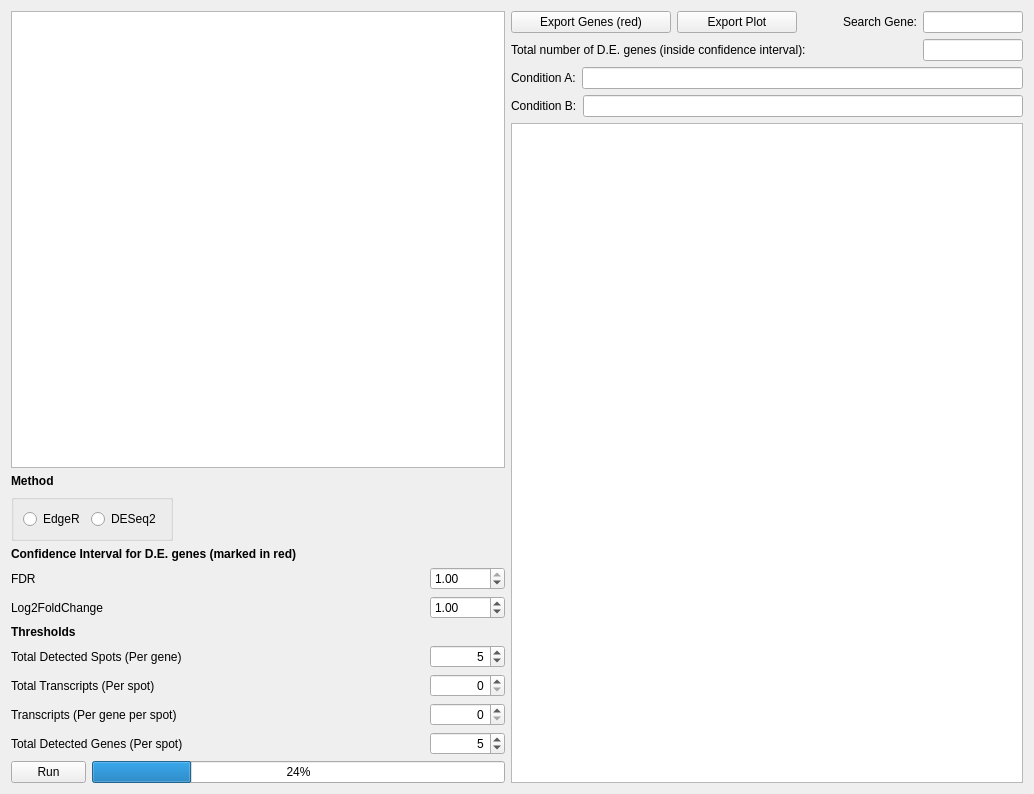
<?xml version="1.0" encoding="UTF-8"?>
<ui version="4.0">
 <class>analysisDEA</class>
 <widget class="QWidget" name="analysisDEA">
  <property name="windowModality">
   <enum>Qt::NonModal</enum>
  </property>
  <property name="geometry">
   <rect>
    <x>0</x>
    <y>0</y>
    <width>1034</width>
    <height>794</height>
   </rect>
  </property>
  <property name="windowTitle">
   <string>Differential Expression Analysis</string>
  </property>
  <layout class="QHBoxLayout" name="horizontalLayout_13">
   <item>
    <layout class="QVBoxLayout" name="verticalLayout_2">
     <item>
      <widget class="ChartView" name="plot"/>
     </item>
     <item>
      <widget class="QLabel" name="label_4">
       <property name="font">
        <font>
         <weight>75</weight>
         <bold>true</bold>
        </font>
       </property>
       <property name="text">
        <string>Method</string>
       </property>
      </widget>
     </item>
     <item>
      <layout class="QHBoxLayout" name="horizontalLayout_3">
       <item>
        <widget class="QGroupBox" name="groupBoxMethod">
         <property name="cursor">
          <cursorShape>PointingHandCursor</cursorShape>
         </property>
         <property name="toolTip">
          <string>Different methods for the DEA analysis</string>
         </property>
         <property name="statusTip">
          <string>Different methods for the DEA analysis</string>
         </property>
         <property name="title">
          <string/>
         </property>
         <property name="flat">
          <bool>true</bool>
         </property>
         <layout class="QGridLayout" name="gridLayout">
          <item row="0" column="0">
           <widget class="QRadioButton" name="method_edger">
            <property name="toolTip">
             <string>Uses EdgeR for the DEA analysis</string>
            </property>
            <property name="statusTip">
             <string>Uses EdgeR for the DEA analysis</string>
            </property>
            <property name="text">
             <string>EdgeR</string>
            </property>
           </widget>
          </item>
          <item row="0" column="1">
           <widget class="QRadioButton" name="method_deseq">
            <property name="toolTip">
             <string>Uses DESeq2 for the DEA analysis</string>
            </property>
            <property name="statusTip">
             <string>Uses DESeq2 for the DEA analysis</string>
            </property>
            <property name="text">
             <string>DESeq2</string>
            </property>
           </widget>
          </item>
         </layout>
        </widget>
       </item>
       <item>
        <spacer name="horizontalSpacer_6">
         <property name="orientation">
          <enum>Qt::Horizontal</enum>
         </property>
         <property name="sizeHint" stdset="0">
          <size>
           <width>40</width>
           <height>20</height>
          </size>
         </property>
        </spacer>
       </item>
      </layout>
     </item>
     <item>
      <widget class="QLabel" name="label_5">
       <property name="font">
        <font>
         <weight>75</weight>
         <bold>true</bold>
        </font>
       </property>
       <property name="text">
        <string>Confidence Interval for D.E. genes (marked in red)</string>
       </property>
      </widget>
     </item>
     <item>
      <layout class="QVBoxLayout" name="verticalLayout">
       <item>
        <layout class="QHBoxLayout" name="horizontalLayout">
         <item>
          <widget class="QLabel" name="label_2">
           <property name="text">
            <string>FDR</string>
           </property>
          </widget>
         </item>
         <item>
          <widget class="QDoubleSpinBox" name="fdr">
           <property name="minimumSize">
            <size>
             <width>75</width>
             <height>0</height>
            </size>
           </property>
           <property name="maximumSize">
            <size>
             <width>75</width>
             <height>16777215</height>
            </size>
           </property>
           <property name="cursor">
            <cursorShape>PointingHandCursor</cursorShape>
           </property>
           <property name="toolTip">
            <string>The minimum FDR a gene must have to be DE</string>
           </property>
           <property name="statusTip">
            <string>The minimum FDR a gene must have to be DE</string>
           </property>
           <property name="maximum">
            <double>1.000000000000000</double>
           </property>
           <property name="singleStep">
            <double>0.010000000000000</double>
           </property>
           <property name="value">
            <double>1.000000000000000</double>
           </property>
          </widget>
         </item>
        </layout>
       </item>
       <item>
        <layout class="QHBoxLayout" name="horizontalLayout_2">
         <item>
          <widget class="QLabel" name="label">
           <property name="text">
            <string>Log2FoldChange</string>
           </property>
          </widget>
         </item>
         <item>
          <widget class="QDoubleSpinBox" name="foldchange">
           <property name="minimumSize">
            <size>
             <width>75</width>
             <height>0</height>
            </size>
           </property>
           <property name="maximumSize">
            <size>
             <width>75</width>
             <height>16777215</height>
            </size>
           </property>
           <property name="toolTip">
            <string>The minimum log2 fold change  a gene must have to be DE</string>
           </property>
           <property name="statusTip">
            <string>The minimum log2 fold change  a gene must have to be DE</string>
           </property>
           <property name="minimum">
            <double>-10.000000000000000</double>
           </property>
           <property name="maximum">
            <double>10.000000000000000</double>
           </property>
           <property name="singleStep">
            <double>0.100000000000000</double>
           </property>
           <property name="value">
            <double>1.000000000000000</double>
           </property>
          </widget>
         </item>
        </layout>
       </item>
      </layout>
     </item>
     <item>
      <widget class="QLabel" name="label_3">
       <property name="font">
        <font>
         <weight>75</weight>
         <bold>true</bold>
        </font>
       </property>
       <property name="text">
        <string>Thresholds</string>
       </property>
      </widget>
     </item>
     <item>
      <layout class="QHBoxLayout" name="horizontalLayout_12">
       <item>
        <widget class="QLabel" name="label_13">
         <property name="text">
          <string>Total Detected Spots (Per gene)</string>
         </property>
        </widget>
       </item>
       <item>
        <spacer name="horizontalSpacer_5">
         <property name="orientation">
          <enum>Qt::Horizontal</enum>
         </property>
         <property name="sizeHint" stdset="0">
          <size>
           <width>40</width>
           <height>20</height>
          </size>
         </property>
        </spacer>
       </item>
       <item>
        <widget class="QSpinBox" name="spots_threshold">
         <property name="minimumSize">
          <size>
           <width>75</width>
           <height>0</height>
          </size>
         </property>
         <property name="maximumSize">
          <size>
           <width>75</width>
           <height>16777215</height>
          </size>
         </property>
         <property name="alignment">
          <set>Qt::AlignRight|Qt::AlignTrailing|Qt::AlignVCenter</set>
         </property>
         <property name="value">
          <number>5</number>
         </property>
        </widget>
       </item>
      </layout>
     </item>
     <item>
      <layout class="QHBoxLayout" name="horizontalLayout_11">
       <item>
        <widget class="QLabel" name="label_12">
         <property name="text">
          <string>Total Transcripts (Per spot)</string>
         </property>
        </widget>
       </item>
       <item>
        <spacer name="horizontalSpacer_4">
         <property name="orientation">
          <enum>Qt::Horizontal</enum>
         </property>
         <property name="sizeHint" stdset="0">
          <size>
           <width>40</width>
           <height>20</height>
          </size>
         </property>
        </spacer>
       </item>
       <item>
        <widget class="QSpinBox" name="reads_threshold">
         <property name="minimumSize">
          <size>
           <width>75</width>
           <height>0</height>
          </size>
         </property>
         <property name="maximumSize">
          <size>
           <width>75</width>
           <height>16777215</height>
          </size>
         </property>
         <property name="alignment">
          <set>Qt::AlignRight|Qt::AlignTrailing|Qt::AlignVCenter</set>
         </property>
        </widget>
       </item>
      </layout>
     </item>
     <item>
      <layout class="QHBoxLayout" name="horizontalLayout_9">
       <item>
        <widget class="QLabel" name="label_10">
         <property name="text">
          <string>Transcripts (Per gene per spot)</string>
         </property>
        </widget>
       </item>
       <item>
        <spacer name="horizontalSpacer_3">
         <property name="orientation">
          <enum>Qt::Horizontal</enum>
         </property>
         <property name="sizeHint" stdset="0">
          <size>
           <width>40</width>
           <height>20</height>
          </size>
         </property>
        </spacer>
       </item>
       <item>
        <widget class="QSpinBox" name="individual_reads_threshold">
         <property name="minimumSize">
          <size>
           <width>75</width>
           <height>0</height>
          </size>
         </property>
         <property name="maximumSize">
          <size>
           <width>75</width>
           <height>16777215</height>
          </size>
         </property>
         <property name="alignment">
          <set>Qt::AlignRight|Qt::AlignTrailing|Qt::AlignVCenter</set>
         </property>
        </widget>
       </item>
      </layout>
     </item>
     <item>
      <layout class="QHBoxLayout" name="horizontalLayout_10">
       <item>
        <widget class="QLabel" name="label_11">
         <property name="text">
          <string>Total Detected Genes (Per spot)</string>
         </property>
        </widget>
       </item>
       <item>
        <spacer name="horizontalSpacer_2">
         <property name="orientation">
          <enum>Qt::Horizontal</enum>
         </property>
         <property name="sizeHint" stdset="0">
          <size>
           <width>40</width>
           <height>20</height>
          </size>
         </property>
        </spacer>
       </item>
       <item>
        <widget class="QSpinBox" name="genes_threshold">
         <property name="minimumSize">
          <size>
           <width>75</width>
           <height>0</height>
          </size>
         </property>
         <property name="maximumSize">
          <size>
           <width>75</width>
           <height>16777215</height>
          </size>
         </property>
         <property name="alignment">
          <set>Qt::AlignRight|Qt::AlignTrailing|Qt::AlignVCenter</set>
         </property>
         <property name="value">
          <number>5</number>
         </property>
        </widget>
       </item>
      </layout>
     </item>
     <item>
      <layout class="QHBoxLayout" name="horizontalLayout_5">
       <item>
        <widget class="QPushButton" name="run">
         <property name="minimumSize">
          <size>
           <width>75</width>
           <height>0</height>
          </size>
         </property>
         <property name="maximumSize">
          <size>
           <width>75</width>
           <height>16777215</height>
          </size>
         </property>
         <property name="cursor">
          <cursorShape>PointingHandCursor</cursorShape>
         </property>
         <property name="toolTip">
          <string>Update the DE genes</string>
         </property>
         <property name="statusTip">
          <string>Update the DE genes</string>
         </property>
         <property name="text">
          <string>Run</string>
         </property>
        </widget>
       </item>
       <item>
        <widget class="QProgressBar" name="progressBar">
         <property name="sizePolicy">
          <sizepolicy hsizetype="Preferred" vsizetype="Fixed">
           <horstretch>0</horstretch>
           <verstretch>0</verstretch>
          </sizepolicy>
         </property>
         <property name="minimumSize">
          <size>
           <width>0</width>
           <height>0</height>
          </size>
         </property>
         <property name="maximumSize">
          <size>
           <width>16777215</width>
           <height>16777215</height>
          </size>
         </property>
         <property name="value">
          <number>24</number>
         </property>
         <property name="textVisible">
          <bool>true</bool>
         </property>
        </widget>
       </item>
      </layout>
     </item>
    </layout>
   </item>
   <item>
    <layout class="QVBoxLayout" name="verticalLayout_3">
     <item>
      <layout class="QHBoxLayout" name="horizontalLayout_4">
       <item>
        <widget class="QPushButton" name="exportTable">
         <property name="minimumSize">
          <size>
           <width>160</width>
           <height>0</height>
          </size>
         </property>
         <property name="maximumSize">
          <size>
           <width>120</width>
           <height>16777215</height>
          </size>
         </property>
         <property name="cursor">
          <cursorShape>PointingHandCursor</cursorShape>
         </property>
         <property name="toolTip">
          <string>Export DE genes to a file</string>
         </property>
         <property name="statusTip">
          <string>Export DE genes to a file</string>
         </property>
         <property name="text">
          <string>Export Genes (red)</string>
         </property>
        </widget>
       </item>
       <item>
        <widget class="QPushButton" name="exportPlot">
         <property name="minimumSize">
          <size>
           <width>120</width>
           <height>0</height>
          </size>
         </property>
         <property name="maximumSize">
          <size>
           <width>120</width>
           <height>16777215</height>
          </size>
         </property>
         <property name="cursor">
          <cursorShape>PointingHandCursor</cursorShape>
         </property>
         <property name="toolTip">
          <string>Export the volcano plot to a file</string>
         </property>
         <property name="statusTip">
          <string>Export the volcano plot to a file</string>
         </property>
         <property name="text">
          <string>Export Plot</string>
         </property>
        </widget>
       </item>
       <item>
        <spacer name="horizontalSpacer">
         <property name="orientation">
          <enum>Qt::Horizontal</enum>
         </property>
         <property name="sizeHint" stdset="0">
          <size>
           <width>40</width>
           <height>20</height>
          </size>
         </property>
        </spacer>
       </item>
       <item>
        <widget class="QLabel" name="label_9">
         <property name="text">
          <string>Search Gene:</string>
         </property>
        </widget>
       </item>
       <item>
        <widget class="QLineEdit" name="searchField">
         <property name="minimumSize">
          <size>
           <width>100</width>
           <height>0</height>
          </size>
         </property>
         <property name="maximumSize">
          <size>
           <width>100</width>
           <height>16777215</height>
          </size>
         </property>
         <property name="toolTip">
          <string>Search a gene in the table</string>
         </property>
         <property name="statusTip">
          <string>Search a gene in the table</string>
         </property>
        </widget>
       </item>
      </layout>
     </item>
     <item>
      <layout class="QHBoxLayout" name="horizontalLayout_6">
       <item>
        <widget class="QLabel" name="label_6">
         <property name="text">
          <string>Total number of D.E. genes (inside confidence interval):</string>
         </property>
        </widget>
       </item>
       <item>
        <widget class="QLineEdit" name="total_genes">
         <property name="minimumSize">
          <size>
           <width>100</width>
           <height>0</height>
          </size>
         </property>
         <property name="maximumSize">
          <size>
           <width>100</width>
           <height>16777215</height>
          </size>
         </property>
         <property name="layoutDirection">
          <enum>Qt::LeftToRight</enum>
         </property>
         <property name="readOnly">
          <bool>true</bool>
         </property>
        </widget>
       </item>
      </layout>
     </item>
     <item>
      <layout class="QHBoxLayout" name="horizontalLayout_7">
       <item>
        <widget class="QLabel" name="label_7">
         <property name="text">
          <string>Condition A:</string>
         </property>
        </widget>
       </item>
       <item>
        <widget class="QLineEdit" name="conditionA">
         <property name="alignment">
          <set>Qt::AlignRight|Qt::AlignTrailing|Qt::AlignVCenter</set>
         </property>
         <property name="readOnly">
          <bool>true</bool>
         </property>
        </widget>
       </item>
      </layout>
     </item>
     <item>
      <layout class="QHBoxLayout" name="horizontalLayout_8">
       <item>
        <widget class="QLabel" name="label_8">
         <property name="text">
          <string>Condition B:</string>
         </property>
        </widget>
       </item>
       <item>
        <widget class="QLineEdit" name="conditionB">
         <property name="alignment">
          <set>Qt::AlignRight|Qt::AlignTrailing|Qt::AlignVCenter</set>
         </property>
         <property name="readOnly">
          <bool>true</bool>
         </property>
        </widget>
       </item>
      </layout>
     </item>
     <item>
      <widget class="QTableView" name="tableview"/>
     </item>
    </layout>
   </item>
  </layout>
 </widget>
 <customwidgets>
  <customwidget>
   <class>ChartView</class>
   <extends>QGraphicsView</extends>
   <header>analysis/ChartView.h</header>
  </customwidget>
 </customwidgets>
 <resources/>
 <connections/>
</ui>
